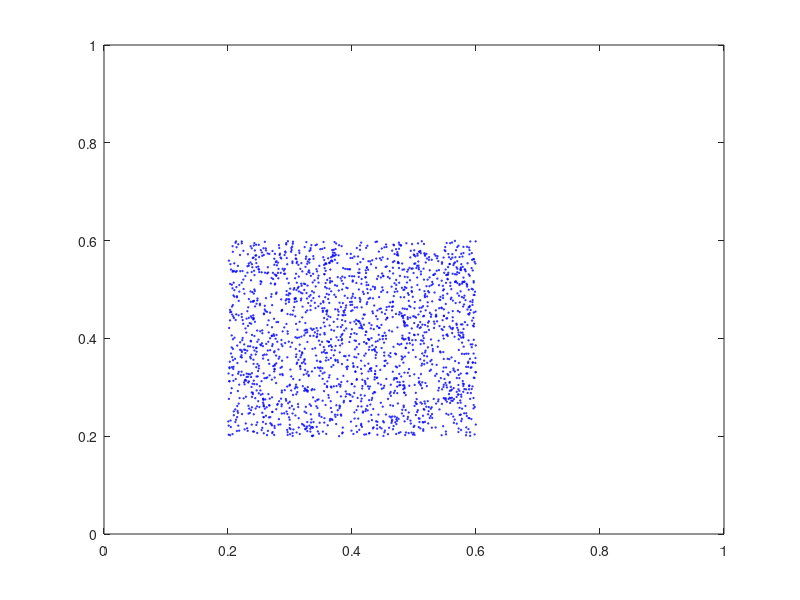

Source code (MATLAB): (Note: this script raises an error after producing the figure.)
close all;
n_particles = 2048;
n_grid = 128;
dx = 1 / n_grid;
dt = 2e-4;

p_rho = 1;
p_vol = (dx*0.5)^2;
p_mass = p_vol * p_rho;
gravity = 9.8;
bound = 3;
E = 400;

x = zeros([2,n_particles]);
v = zeros([2,n_particles]);
J = zeros([n_particles,1]);
C = zeros([2,2,n_particles]);

X = 1;
Y = 2;

%init
for i=1:n_particles
    x(:,i) = [rand()*0.4 + 0.2,rand()*0.4 + 0.2];
    v(:,i) = [0 -1];
    J(i)  =  1;
end

filename = "mpm88.png";
for iter=1:5000
    iter
    % Plot
    plot(x(1,:),x(2,:),'bo','MarkerSize',1);    
    ylim([0 1]);
    xlim([0 1]);
    drawnow
    if mod(iter,25) == 1
        frame = getframe(1);
        im = frame2im(frame);
        [imind,cm] = rgb2ind(im,256);
      imwrite(imind,cm,"gif/"+string(fix(iter/25))+"-"+filename,'png');
    end
    grid_v = zeros([2 n_grid n_grid]);
    grid_m = zeros([n_grid n_grid]);
    for p=1:n_particles
        Xp = x(:,p) / dx;
        base = floor(Xp - 0.5);
        fx = Xp - base;
        w = [0.5*(1.5 - fx).^2,0.75 - (fx - 1).^2,0.5*(fx - 0.5).^2];
        stress = -dt*4*E*p_vol*(J(p) - 1) / dx^2;
        affine = [stress 0; 0 stress] + p_mass*C(:,:,p);
        for i=1:3 
            for j=1:3
                offset = [i;j] - 1; % Matlab indexes from 1
                dpos = (offset-fx)*dx;
                weight = w(X,i)*w(Y,j);
                index = base+offset;
                grid_v(:,index(X),index(Y)) = grid_v(:,index(X),index(Y)) + weight*(p_mass*v(:,p) + affine* dpos);
                grid_m(index(X),index(Y)) = grid_m(index(X),index(Y)) + weight*p_mass;
            end
        end
    end
    for i=1:n_grid
        for j=1:n_grid
            if grid_m(i,j) > 0
                grid_v(:,i,j)  = grid_v(:,i,j) / grid_m(i,j);
            end
            grid_v(Y,i,j) = grid_v(Y,i,j) -  dt*gravity;
            if i < bound && grid_v(X,i,j) < 0
                grid_v(X,i,j) = 0;
            end
            if i > n_grid-bound && grid_v(X,i,j) > 0
                grid_v(X,i,j) = 0;
            end
            if j < bound && grid_v(Y,i,j) < 0
                grid_v(Y,i,j) = 0;
            end
            if j > n_grid-bound && grid_v(Y,i,j) > 0
                grid_v(Y,i,j) = 0;
            end
        end
    end
    for p=1:n_particles
        Xp = x(:,p) / dx;
        base = floor(Xp - 0.5);
        fx = Xp - base;
        w = [0.5*(1.5 - fx).^2,0.75 - (fx - 1).^2,0.5*(fx - 0.5).^2];
        new_V  = zeros([2,1]);
        new_C = zeros([2,2]);
        for i=1:3
            for j=1:3
                offset = [i;j] - 1;
                dpos = (offset - fx)*dx;
                weight = w(X,i)*w(Y,j);
                index = base + offset;
                g_v = grid_v(:,index(X),index(Y));
                new_V = new_V + weight*g_v;
                new_C = new_C + 4*weight*(g_v*dpos')/dx^2;
            end
        end
        v(:,p) = new_V;
        x(:,p) = x(:,p) + v(:,p)*dt;
        J(p) = J(p)*(1+dt*trace(new_C));
        C(:,:,p) = new_C;
    end
end